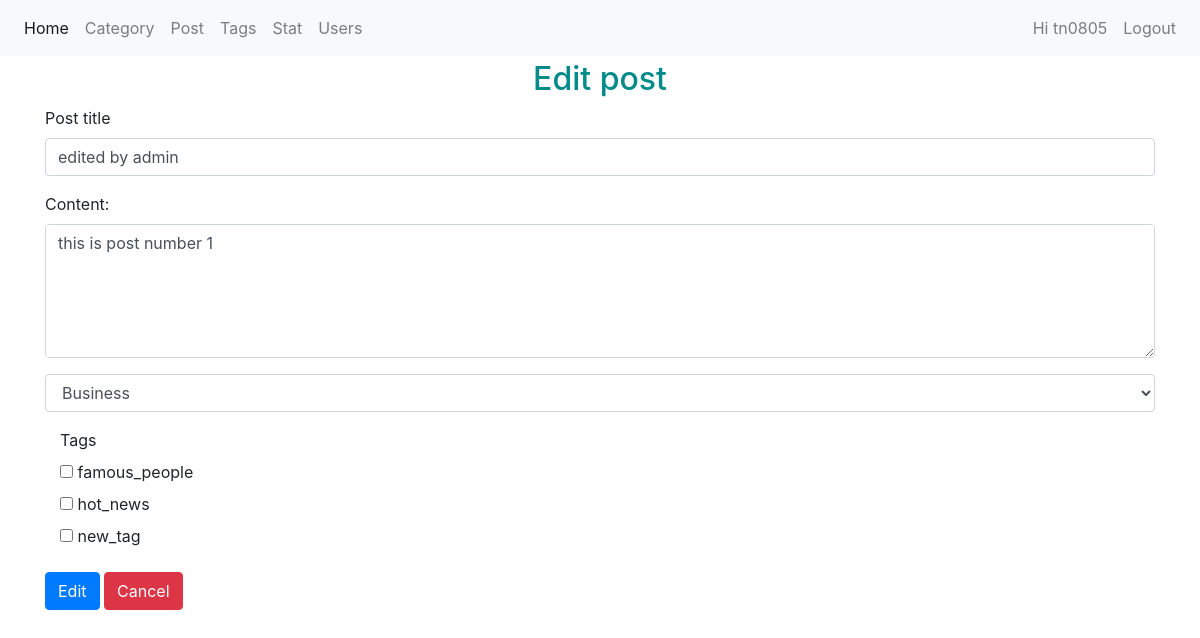
The page /admin/index.php?m=posts&a=edit&id=11 (signed in) on the database as committed earlier.
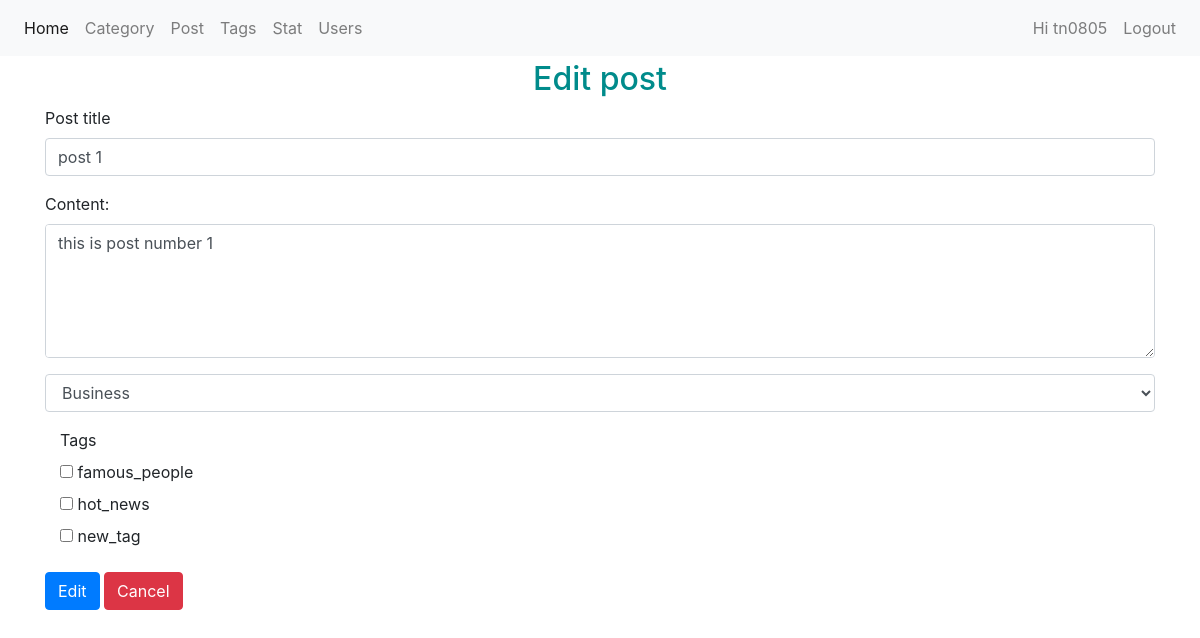
The same page on the database as committed later.
### tables this page shows
CREATE TABLE `posts` (
  `id` int(11) NOT NULL,
  `post_title` varchar(255) NOT NULL,
  `content` text DEFAULT NULL,
  `category_id` int(11) NOT NULL,
  `user_id` int(11) NOT NULL,
  `tag_id` int(11) NOT NULL,
  `created_at` timestamp NULL DEFAULT NULL,
  `updated_at` timestamp NULL DEFAULT NULL
);

### admin/modules/posts/edit.php (the view, shortened to what this page needs)
<?php
$id = !empty($_GET['id']) ? $_GET['id'] : 0;
?>
    <?php
    $query = mysqli_query($conn, "SELECT * FROM posts WHERE id = $id");
    $post = mysqli_fetch_assoc($query);
     ?>
    <h2 class="text-center" style="color:darkcyan">Edit post</h2>
    <div class="container">
        <form method="POST">
            <div class="form-group">
                <label for="exampleInputPost1">Post title</label>
                <input type="text" class="form-control" id="exampleInputPost1" name="post_title" placeholder="<?php echo $post['post_title'] ?>" value="<?php echo $post['post_title'] ?>">
            </div>
            <div class="form-group">
              <label for="comment">Content:</label>
              <textarea class="form-control" rows="5" id="comment" name="content"><?= $post['content'] ?>
             </textarea>
            </div>
            <div class="form-group">
                <select name="category_id" class="form-control">
                <?php foreach ($categories as $category) : ?>
                    <?php if($category['status'] == 1) : ?>
                        <option value="<?php echo $category['id'] ?>"><?php echo $category['category_name'] ?></option>
                    <?php endif; ?>
                <?php endforeach; ?>
                </select>
            </div>
            <div class="form-group">
                <label class="col-sm-2">Tags</label>
                <div class="col-sm-10">
                <?php foreach ($tags as $tag) : ?>
                    <div class="radio">
                        <label>
                            <input type="checkbox" name="tag_id[]" id="gridRadios1" value="<?= $tag['tag_id'] ?>">
                            <?= $tag['tag_name'] ?>
                        </label>
                    </div>
                <?php endforeach; ?>
                </div>
            </div>
            <button type="submit" class="btn btn-primary">Edit</button>
            <a href="index.php?m=posts" class="btn btn-danger" onclick="return confirm('Cancel?')">Cancel</a>
        </form>
    </div>

Rows that differ between the two databases and show on the page:
changed posts "this is post number 1": post_title "edited by admin" → "post 1"
